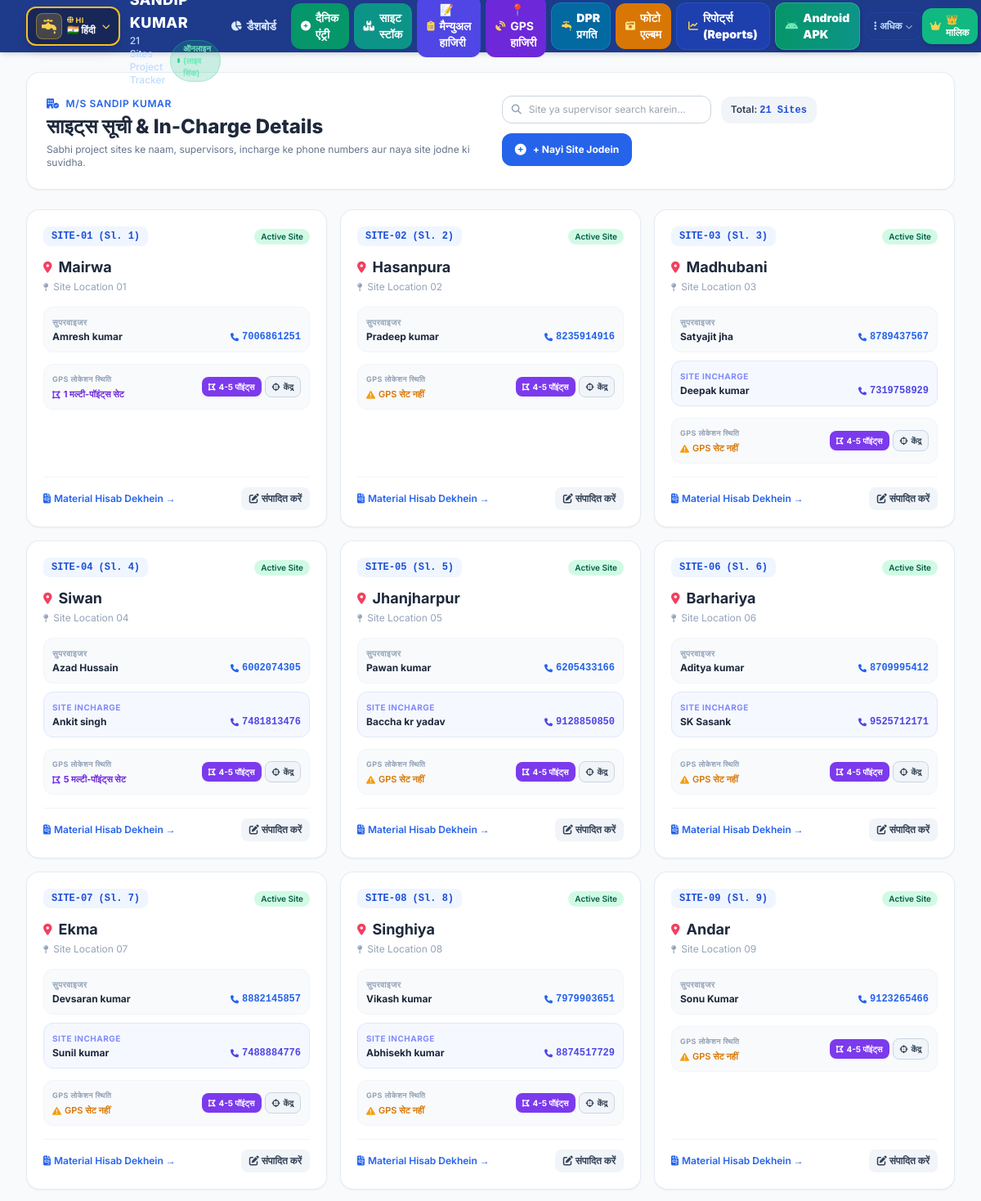
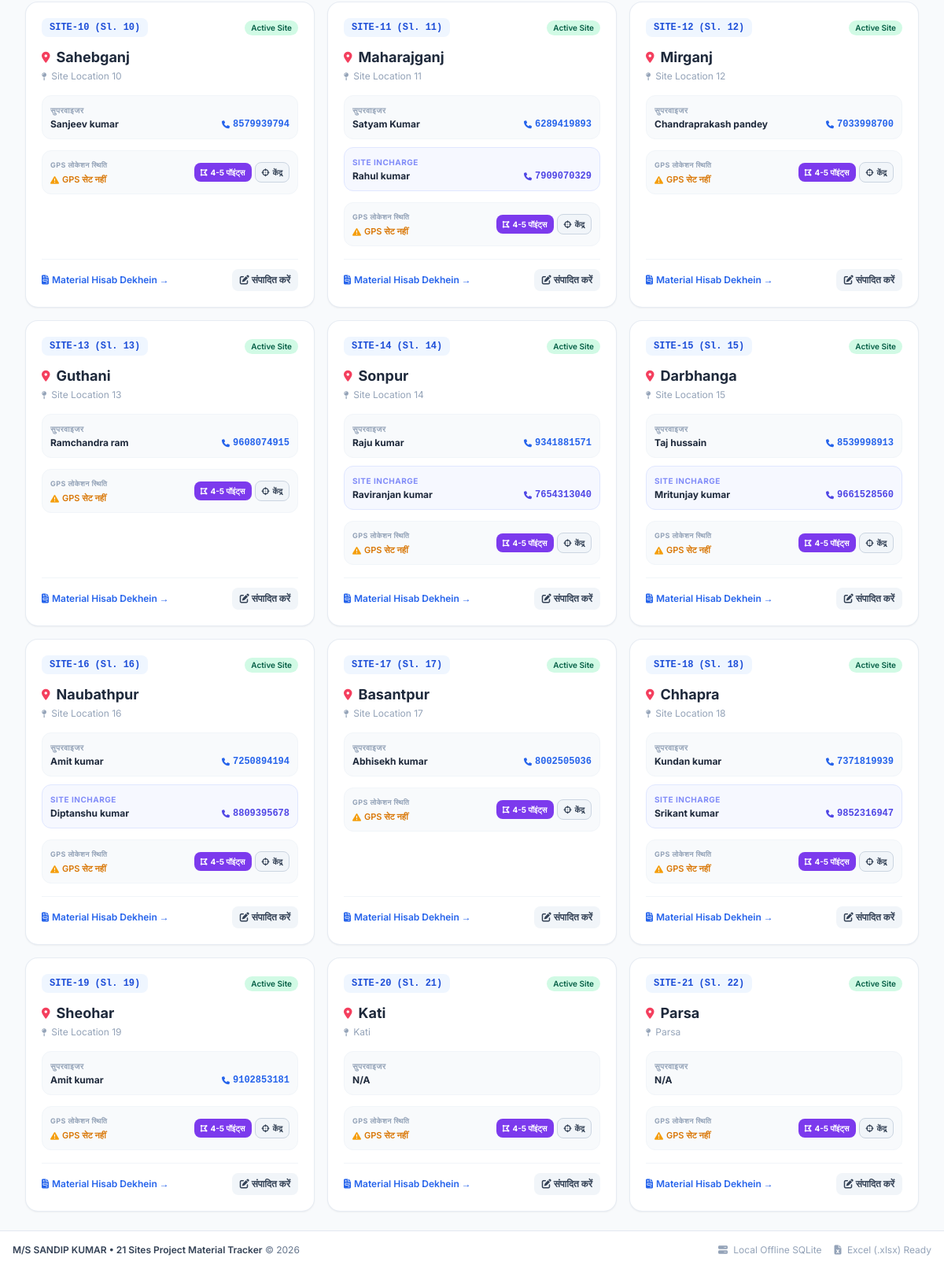
Page /sites (signed in) on the committed database (2 pictures, top to bottom).
### tables this page shows
CREATE TABLE sites (
        id INTEGER PRIMARY KEY AUTOINCREMENT,
        code TEXT UNIQUE NOT NULL,
        name TEXT NOT NULL,
        location TEXT,
        supervisor TEXT,
        contact TEXT,
        status TEXT DEFAULT 'Active',
        created_at TIMESTAMP DEFAULT CURRENT_TIMESTAMP
    , incharge TEXT, incharge_phone TEXT, latitude REAL, longitude REAL, geo_radius INTEGER DEFAULT 500);

### app.py (the view)
@app.route("/sites")
def sites_list():
    is_owner = session.get("is_owner", False)
    user_site_id = session.get("site_id")
    if not is_owner and user_site_id:
        return redirect(url_for("site_stock"))
    sites = database.get_all_sites()
    points_counts = database.get_geo_points_counts_by_site()
    return render_template("sites.html", sites=sites, points_counts=points_counts)

### templates/sites.html (shortened to what this page needs)
{% extends "base.html" %}
{% block content %}
<div class="space-y-6">
    <div class="bg-white rounded-2xl p-6 border border-slate-200/80 shadow-sm flex flex-col md:flex-row md:items-center justify-between gap-4">
        <div>
            <div class="inline-flex items-center gap-2 text-xs font-semibold text-blue-600 uppercase tracking-wider mb-1">
                <i class="fa-solid fa-building-circle-check"></i> M/S SANDIP KUMAR
            </div>
            <h1 class="text-2xl font-extrabold text-slate-800">Sites Directory & In-Charge Details</h1>
            <p class="text-xs text-slate-500 mt-1">
                Sabhi project sites ke naam, supervisors, incharge ke phone numbers aur naya site jodne ki suvidha.
            </p>
        </div>
        <div class="flex flex-wrap items-center gap-3">
            <div class="relative">
                <i class="fa-solid fa-magnifying-glass absolute left-3 top-1/2 -translate-y-1/2 text-slate-400 text-xs"></i>
                <input type="text" id="siteSearchInput" onkeyup="filterSites()" placeholder="Site ya supervisor search karein..." class="pl-8 pr-3 py-2 rounded-xl border border-slate-300 text-xs text-slate-700 focus:border-blue-500 focus:ring-1 focus:ring-blue-500 w-48 sm:w-64">
            </div>
            <div class="px-3 py-2 rounded-xl bg-slate-100 text-xs font-semibold text-slate-700">
                Total: <span id="siteCount" class="font-bold text-blue-700 font-mono">{{ sites|length }} Sites</span>
            </div>
            <button onclick="openAddSiteModal()" class="px-4 py-2.5 rounded-xl bg-blue-600 hover:bg-blue-700 text-white text-xs font-bold shadow-sm transition flex items-center gap-2">
                <i class="fa-solid fa-plus-circle text-sm"></i>
                <span>+ Nayi Site Jodein</span>
            </button>
        </div>
    </div>
    <div id="sitesGrid" class="grid grid-cols-1 sm:grid-cols-2 lg:grid-cols-3 gap-4">
        {% for s in sites %}
        <div class="site-card bg-white rounded-2xl p-5 border border-slate-200/80 shadow-sm hover:border-blue-400 hover:shadow-md transition flex flex-col justify-between"
             data-name="{{ s.name|lower }}"
             data-supervisor="{{ (s.supervisor or '')|lower }}"
             data-incharge="{{ (s.incharge or '')|lower }}"
             data-code="{{ s.code|lower }}"
             data-location="{{ (s.location or '')|lower }}">
            <div>
                <div class="flex items-center justify-between">
                    <span class="px-2.5 py-1 rounded-lg bg-blue-50 text-blue-700 font-mono text-xs font-bold">{{ s.code }} (Sl. {{ s.id }})</span>
                    <span class="px-2 py-0.5 rounded-full bg-emerald-100 text-emerald-800 text-[10px] font-semibold">Active Site</span>
                </div>
                <h3 class="text-lg font-bold text-slate-800 mt-3 flex items-center gap-2">
                    <i class="fa-solid fa-location-dot text-rose-500 text-sm"></i>
                    <span>{{ s.name }}</span>
                </h3>
                {% if s.location %}
                <p class="text-xs text-slate-400 mt-0.5 flex items-center gap-1.5">
                    <i class="fa-solid fa-map-pin text-[10px]"></i> {{ s.location }}
                </p>
                {% endif %}
                <div class="space-y-2.5 mt-4 text-xs">
                    <div class="p-2.5 rounded-xl bg-slate-50 border border-slate-100">
                        <span class="text-[10px] font-bold uppercase tracking-wider text-slate-400 block">Supervisor</span>
                        <div class="flex items-center justify-between mt-0.5">
                            <span class="font-bold text-slate-800">{{ s.supervisor or 'N/A' }}</span>
                            {% if s.contact %}
                            <a href="tel:{{ s.contact }}" class="text-blue-600 font-mono font-bold hover:underline flex items-center gap-1">
                                <i class="fa-solid fa-phone text-[10px]"></i> {{ s.contact }}
                            </a>
                            {% endif %}
                        </div>
                    </div>
                    {% if s.incharge %}
                    <div class="p-2.5 rounded-xl bg-indigo-50/50 border border-indigo-100">
                        <span class="text-[10px] font-bold uppercase tracking-wider text-indigo-400 block">Site Incharge</span>
                        <div class="flex items-center justify-between mt-0.5">
                            <span class="font-bold text-slate-800">{{ s.incharge }}</span>
                            {% if s.incharge_phone %}
                            <a href="tel:{{ s.incharge_phone }}" class="text-indigo-600 font-mono font-bold hover:underline flex items-center gap-1">
                                <i class="fa-solid fa-phone text-[10px]"></i> {{ s.incharge_phone }}
                            </a>
                            {% endif %}
                        </div>
                    </div>
                    {% endif %}
                </div>
                <div class="mt-3.5 p-2.5 rounded-xl bg-slate-50 border border-slate-100 flex items-center justify-between text-xs">
                    <div>
                        <span class="text-[9px] font-bold uppercase tracking-wider text-slate-400 block">GPS लोकेशन स्थिति</span>
                        {% if points_counts and points_counts.get(s.id) %}
                        <span class="text-violet-700 font-bold flex items-center gap-1 mt-0.5 text-[11px]">
                            <i class="fa-solid fa-draw-polygon text-violet-600"></i>
                            <span>{{ points_counts.get(s.id) }} मल्टी-पॉइंट्स सेट</span>
                        </span>
                        {% elif s.latitude and s.longitude %}
                        <span class="text-emerald-700 font-bold flex items-center gap-1 mt-0.5 text-[11px]">
                            <i class="fa-solid fa-circle-check text-emerald-500"></i>
                            <span>{{ s.latitude|round(3) }}, {{ s.longitude|round(3) }}</span>
                        </span>
                        {% else %}
                        <span class="text-amber-600 font-semibold flex items-center gap-1 mt-0.5 text-[11px]">
                            <i class="fa-solid fa-triangle-exclamation text-amber-500"></i>
                            <span>GPS सेट नहीं</span>
                        </span>
                        {% endif %}
                    </div>
                    <div class="flex items-center gap-1">
                        <a href="/geo-attendance" title="4-5 GPS पॉइंट्स मैनेज करें"
                           class="px-2 py-1 rounded-lg bg-violet-600 hover:bg-violet-700 text-white font-bold text-[10px] transition flex items-center gap-1 shadow-xs">
                            <i class="fa-solid fa-draw-polygon"></i>
                            <span>4-5 पॉइंट्स</span>
                        </a>
                        <button onclick='openGlobalSiteGpsModal({{ s.id }}, "{{ s.name }}", "{{ s.latitude or "" }}", "{{ s.longitude or "" }}", {{ s.geo_radius or 500 }})'
                                class="px-2 py-1 rounded-lg bg-slate-100 hover:bg-slate-200 text-slate-700 font-bold text-[10px] transition flex items-center gap-1 border border-slate-300">
                            <i class="fa-solid fa-crosshairs"></i>
                            <span>केंद्र</span>
                        </button>
                    </div>
                </div>
            </div>
            <div class="mt-4 pt-3 border-t border-slate-100 flex items-center justify-between">
                <a href="{{ url_for('site_report', site_id=s.id) }}" class="text-xs font-semibold text-blue-600 hover:text-blue-800 flex items-center gap-1">
                    <i class="fa-solid fa-file-invoice"></i> Material Hisab Dekhein &rarr;
                </a>
                <button onclick='openEditSiteModal({{ s|tojson }})' class="px-2.5 py-1.5 rounded-lg bg-slate-100 hover:bg-slate-200 text-slate-700 text-xs font-semibold transition">
                    <i class="fa-solid fa-pen-to-square"></i> Edit
                </button>
            </div>
        </div>
        {% endfor %}
    </div>
</div>
{% endblock %}

### rows in the picture
sites: code "SITE-01", id "1", name "Mairwa", location "Site Location 01", supervisor "Amresh kumar", contact "7006861251", get "1"
sites: code "SITE-02", id "2", name "Hasanpura", location "Site Location 02", supervisor "Pradeep kumar", contact "8235914916", shows "GPS सेट नहीं"
sites: code "SITE-03", id "3", name "Madhubani", location "Site Location 03", supervisor "Satyajit jha", contact "8789437567", incharge "Deepak kumar", incharge_phone "7319758929", shows "GPS सेट नहीं"
sites: code "SITE-04", id "4", name "Siwan", location "Site Location 04", supervisor "Azad Hussain", contact "6002074305", incharge "Ankit singh", incharge_phone "7481813476", get "5"
sites: code "SITE-05", id "5", name "Jhanjharpur", location "Site Location 05", supervisor "Pawan kumar", contact "6205433166", incharge "Baccha kr yadav", incharge_phone "9128850850", shows "GPS सेट नहीं"
sites: code "SITE-06", id "6", name "Barhariya", location "Site Location 06", supervisor "Aditya kumar", contact "8709995412", incharge "SK Sasank", incharge_phone "9525712171", shows "GPS सेट नहीं"
sites: code "SITE-07", id "7", name "Ekma", location "Site Location 07", supervisor "Devsaran kumar", contact "8882145857", incharge "Sunil kumar", incharge_phone "7488884776", shows "GPS सेट नहीं"
sites: code "SITE-08", id "8", name "Singhiya", location "Site Location 08", supervisor "Vikash kumar", contact "7979903651", incharge "Abhisekh kumar", incharge_phone "8874517729", shows "GPS सेट नहीं"
sites: code "SITE-09", id "9", name "Andar", location "Site Location 09", supervisor "Sonu Kumar", contact "9123265466", shows "GPS सेट नहीं"
sites: code "SITE-10", id "10", name "Sahebganj", location "Site Location 10", supervisor "Sanjeev kumar", contact "8579939794", shows "GPS सेट नहीं"
sites: code "SITE-11", id "11", name "Maharajganj", location "Site Location 11", supervisor "Satyam Kumar", contact "6289419893", incharge "Rahul kumar", incharge_phone "7909070329", shows "GPS सेट नहीं"
sites: code "SITE-12", id "12", name "Mirganj", location "Site Location 12", supervisor "Chandraprakash pandey", contact "7033998700", shows "GPS सेट नहीं"
sites: code "SITE-13", id "13", name "Guthani", location "Site Location 13", supervisor "Ramchandra ram", contact "9608074915", shows "GPS सेट नहीं"
sites: code "SITE-14", id "14", name "Sonpur", location "Site Location 14", supervisor "Raju kumar", contact "9341881571", incharge "Raviranjan kumar", incharge_phone "7654313040", shows "GPS सेट नहीं"
sites: code "SITE-15", id "15", name "Darbhanga", location "Site Location 15", supervisor "Taj hussain", contact "8539998913", incharge "Mritunjay kumar", incharge_phone "9661528560", shows "GPS सेट नहीं"
sites: code "SITE-16", id "16", name "Naubathpur", location "Site Location 16", supervisor "Amit kumar", contact "7250894194", incharge "Diptanshu kumar", incharge_phone "8809395678", shows "GPS सेट नहीं"
sites: code "SITE-17", id "17", name "Basantpur", location "Site Location 17", supervisor "Abhisekh kumar", contact "8002505036", shows "GPS सेट नहीं"
sites: code "SITE-18", id "18", name "Chhapra", location "Site Location 18", supervisor "Kundan kumar", contact "7371819939", incharge "Srikant kumar", incharge_phone "9852316947", shows "GPS सेट नहीं"
sites: code "SITE-19", id "19", name "Sheohar", location "Site Location 19", supervisor "Amit kumar", contact "9102853181", shows "GPS सेट नहीं"
sites: code "SITE-20", id "21", name "Kati", location "Kati", supervisor "N/A", shows "GPS सेट नहीं"
sites: code "SITE-21", id "22", name "Parsa", location "Parsa", supervisor "N/A", shows "GPS सेट नहीं"

### other values in the picture
{{ sites|length }} "21"
